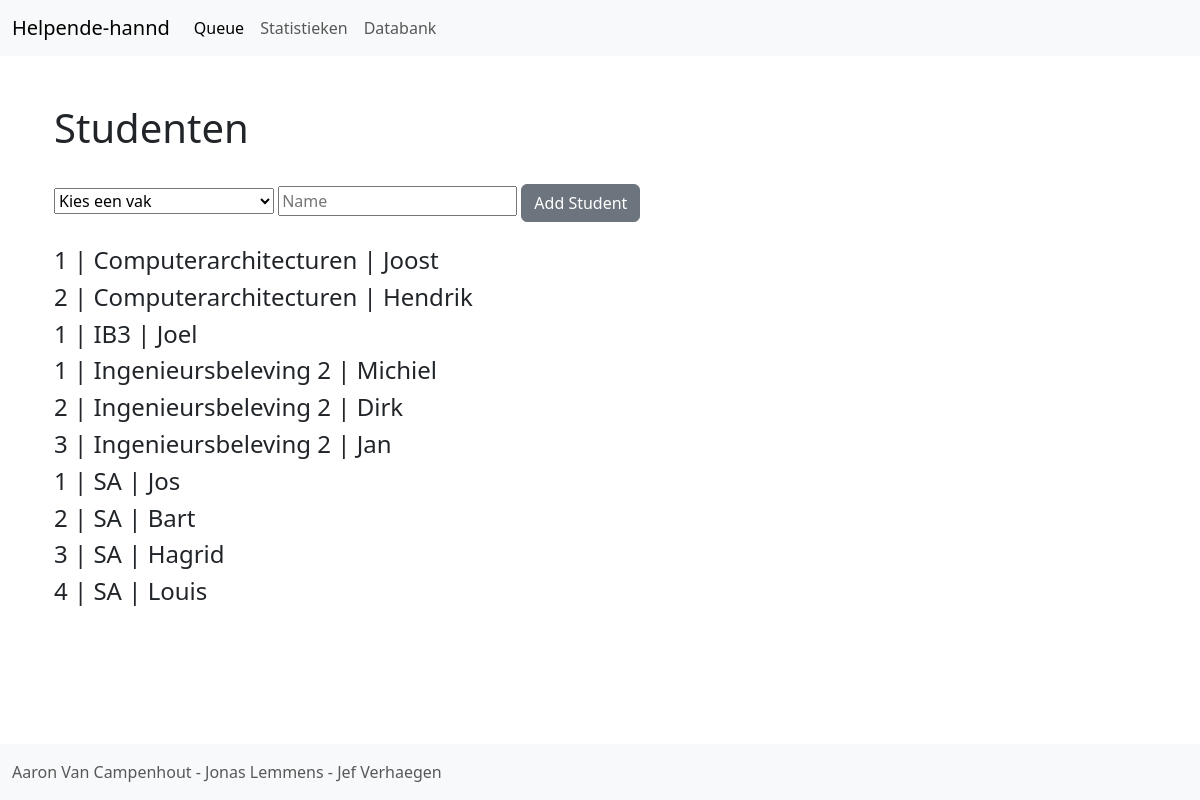
Before: /databank with the older database file.
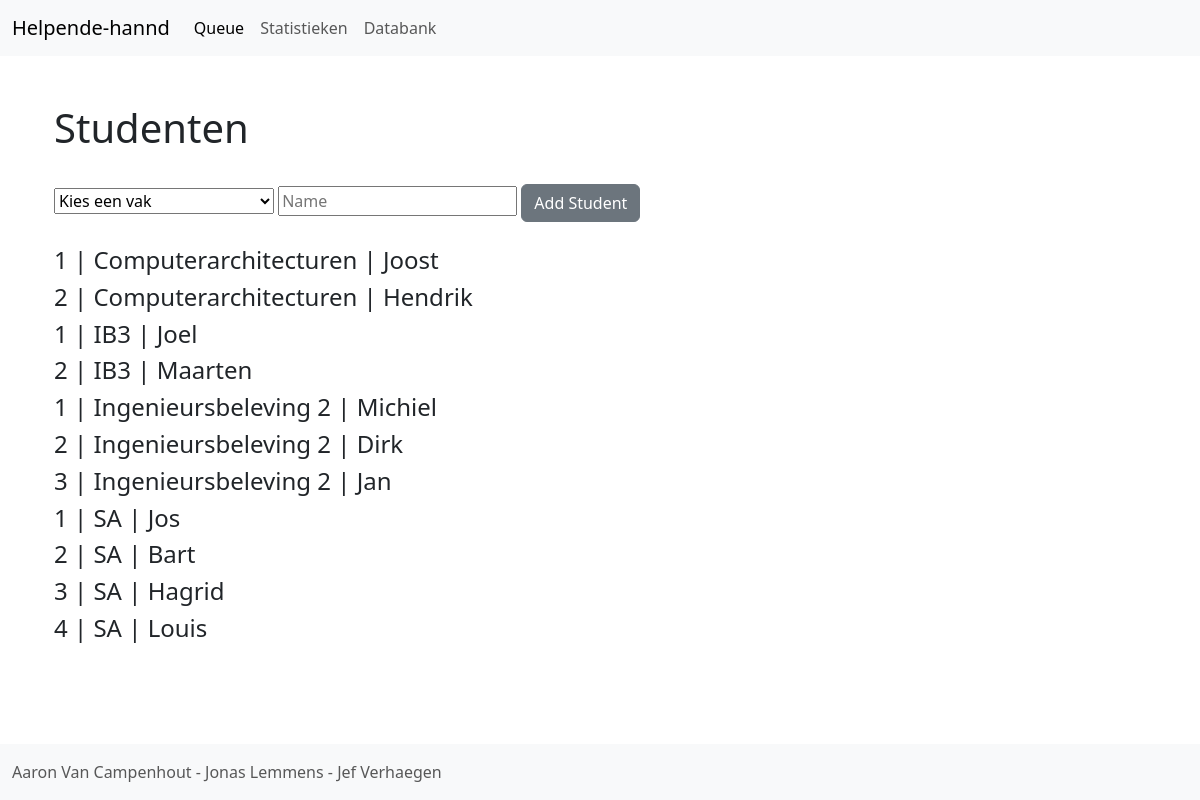
After: the same page with the newer database file.
### Flask-webserver/app.py (models this page shows, shortened)
class  Klas(db.Model):
    cid = db.Column(db.Integer,primary_key=True)
    vak = db.Column(db.String(200),primary_key=True,nullable=False)
    name = db.Column(db.String(200), nullable=False)

### Flask-webserver/app.py (the view)
@app.route("/databank",methods=["POST","GET"])
def databank():
    klaslijst = "Lijst met Studentnamen"
    if request.method == "POST":
        if(request.form['subject']!='Kies een vak'):
            last_id = db.session.execute(db.select(Klas.cid).where(Klas.vak == request.form['subject'] ).order_by(Klas.cid.desc())).scalar()
            print("laatste id: ", last_id)
            if last_id == None:
                curr_id = 1
            else:
                curr_id = last_id + 1
            new_student = Klas(cid=curr_id, name=request.form['name'], vak = request.form['subject'])
            db.session.add(new_student)
            db.session.commit()
        else:
            print("leeg")
        return redirect(url_for('databank'))
    else:
        studenten = db.session.execute(db.select(Klas).order_by(Klas.vak,Klas.cid)).scalars()
        return render_template("databank.html",title=klaslijst,klas=studenten)

### Flask-webserver/templates/databank.html (shortened to what this page needs)
{% extends "base.html" %}
{% block content %}
    <div class ="container">
        <h1>Studenten</h1>
        <br/>
        <form action="/databank" METHOD="POST">
            <tr>
                <td>
                    <select name="subject">
                        <option>Kies een vak</option>
                    </select>
                </td>
                <td>
                    <input type="text" placeholder="Name" name="name">
                </td>
                <td>
                    <input type="submit" value="Add Student" class="btn btn-secondary">
                </td>
            </tr>
        </form>
    <br/>
    {% for student in klas %}
        <h4>
            {{ student.cid }} | {{ student.vak }} | {{ student.name }}
        </h4>
    {% endfor %}
    </div>
{% endblock %}

### Flask-webserver/templates/base.html (shortened to what this page needs)
<!doctype html>
<html lang="en">
  <head>
    <link href="https://cdn.jsdelivr.net/npm/bootstrap@5.3.0-alpha1/dist/css/bootstrap.min.css" rel="stylesheet">
  </head>
  <body>
    {% include 'navbar.html'%}
    <div class="container">
        {% block content %}
        {% endblock %}
    </div>
    {% include 'footer.html'%}
  </body>
</html>

### Flask-webserver/templates/navbar.html (shortened to what this page needs)
<nav class="navbar navbar-expand-lg bg-body-tertiary">
    <div class="container-fluid">
      <a class="navbar-brand" href="{{url_for('home')}}">Helpende-hannd</a>
      <div class="collapse navbar-collapse" id="navbarNav">
        <ul class="navbar-nav">
          <li class="nav-item">
            <a class="nav-link active" aria-current="page" href="{{url_for('queue')}}">Queue</a>
          </li>
          <li class="nav-item">
            <a class="nav-link" href="{{url_for('stats')}}">Statistieken</a>
          </li>
          <li class="nav-item">
            <a class="nav-link" href="{{url_for('databank')}}">Databank</a>
          </li>
        </ul>
      </div>
    </div>
  </nav>

### Flask-webserver/templates/footer.html
<nav class="navbar fixed-bottom bg-body-tertiary">
    <div class="container-fluid">
        <span class="navbar-text">
            Aaron Van Campenhout - Jonas Lemmens - Jef Verhaegen
        </span>
    </div>
  </nav>

Changed rows visible on the page:
added Klas: cid "2", vak "IB3", name "Maarten"
